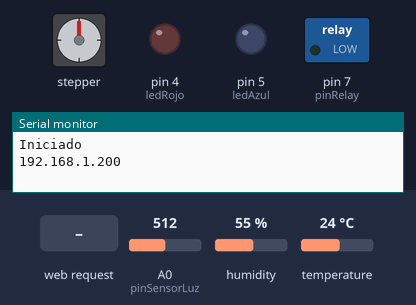
Simulated run of this sketch. Board: Arduino Uno, built with avr-gcc and run on an emulated ATmega328P. Shown: stepper motor, switched loads named in the sketch (green lamp = pin HIGH), output pins drawn as LEDs (lit = HIGH), the last lines printed to the serial monitor. The inputs (shaded band) are chosen by the test bench; at power-on: temperature 24 °C, A0 (pinSensorLuz) = 512, humidity 55 %. WiFi joins after 1.5 s; servers stay silent unless stated; stepper angles assume 200 steps per turn.

Above: at 1.2 s.
1.3 s: HTTP request GET /INICIAR_AUTO received
At 1.47 s:
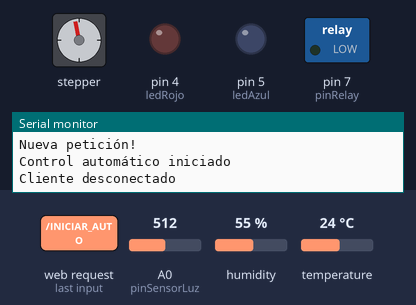
4.8 s: temperature set to 26 °C
At 9.21 s:
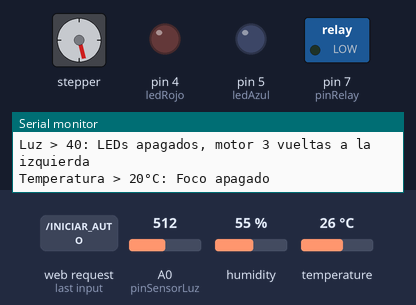
10.8 s: A0 (pinSensorLuz) set to 46
16.7 s: A0 (pinSensorLuz) set to 38
At 18.14 s:
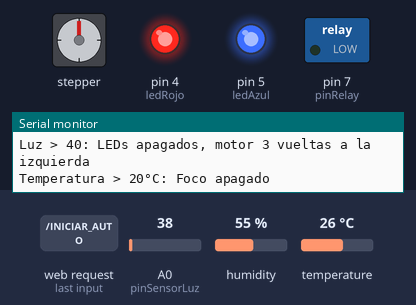
20.7 s: temperature set to 12 °C
At 23.75 s:
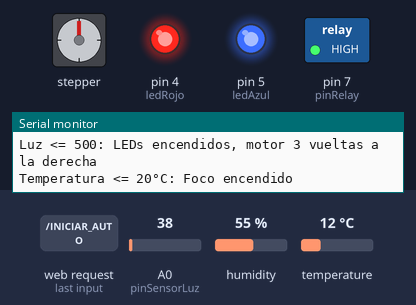
25.1 s: HTTP request GET /INICIAR_AUTO received
Timing chart, 0 to 30.4 s (numbered marks = the images above; inputs shaded):
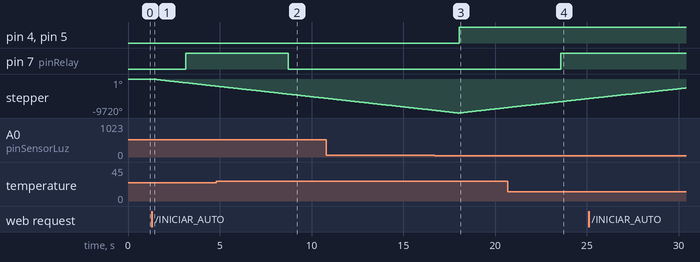

Measured:
- the behaviour switches between 24 and 25 °C on temperature (found by bisection; images 1 and 2)
- the behaviour switches between 41 and 40 on A0 (pinSensorLuz) (found by bisection; images 2 and 3)
- after the input at 1.3 s, pin 7 (pinRelay): LOW → HIGH after 1.8 s; stepper: keeps turning counter-clockwise at about 589°/s, starting at once
- after the input at 4.8 s, pin 7 (pinRelay): HIGH → LOW after 3.9 s
- after the input at 16.7 s, pin 4 (ledRojo), pin 5 (ledAzul): LOW → HIGH after 1.3 s
- after the input at 20.7 s, pin 7 (pinRelay): LOW → HIGH after 2.9 s

The sketch:

Proyecto_final.ino
```cpp
#include <SPI.h>
#include <Ethernet.h>
#include <DHT.h>
#include <Stepper.h>

// Dirección MAC e IP
byte MAC[] = {0xDE, 0xAD, 0xBE, 0xED, 0xAE, 0xAD};
IPAddress ip(192, 168, 1, 200);
EthernetServer server(80);

// Pines LED y Relay
const byte ledRojo = 4;
const byte ledAzul = 5;
const byte pinRelay = 7;

// Estado de LEDs y Relay
byte estadoLedRojo = 0;  // 0 = apagado, 1 = encendido
byte estadoLedAzul = 0;  // 0 = apagado, 1 = encendido
byte estadoRelay = 0;    // 0 = apagado, 1 = encendido
bool controlAutomatico = false; // Estado del control automático

// Sensor de luz KY-018
const int pinSensorLuz = A0;
const int umbralLuz = 40;
int valorSensorLuz = 0;

// Sensor DHT11
#define DHTPIN 6          // Pin digital para el DHT11
#define DHTTYPE DHT11     // Tipo de sensor
DHT dht(DHTPIN, DHTTYPE); // Inicializa sensor

// Configuración del motor paso a paso
const int pasosPorRevolucion = 200; // Cambia según tu motor
const int velocidadMotor = 100; // RPM
const byte IN1 = 8;
const byte IN2 = 9;
const byte IN3 = 10;
const byte IN4 = 11;
Stepper motor(pasosPorRevolucion, IN1, IN2, IN3, IN4);
int ultimoAngulo = 0;

// Constantes para textos (usar PROGMEM para ahorrar memoria)
const char HTTP_HEAD[] PROGMEM = "HTTP/1.1 200 OK\r\nContent-Type: text/html\r\nConnection: close\r\n\r\n";
const char HTML_HEAD[] PROGMEM = "<!DOCTYPE html><html><head><title>Control Arduino</title><style>body{font-family:Arial;margin:10px}h1{color:#333;font-size:18px}a{color:blue;margin:5px;display:inline-block}</style></head><body>";
const char HTML_END[] PROGMEM = "</body></html>";

void setup() {
  pinMode(ledRojo, OUTPUT);
  pinMode(ledAzul, OUTPUT);
  pinMode(pinRelay, OUTPUT);
  pinMode(pinSensorLuz, INPUT);

  // Inicializar apagado
  digitalWrite(ledRojo, LOW);
  digitalWrite(ledAzul, LOW);
  digitalWrite(pinRelay, LOW);

  Ethernet.begin(MAC, ip);
  server.begin();

  Serial.begin(9600);
  Serial.println(F("Iniciado"));
  Serial.println(Ethernet.localIP());

  dht.begin();  // Inicia el sensor
  motor.setSpeed(velocidadMotor); // Configura la velocidad del motor
}

// Función para enviar texto desde PROGMEM
void enviarTextoProgmem(EthernetClient &cliente, const char *texto) {
  char c;
  while ((c = pgm_read_byte(texto++))) {
    cliente.write(c);
  }
}

void loop() {
  EthernetClient cliente = server.available();

  // Leer sensor de luz
  valorSensorLuz = analogRead(pinSensorLuz);

  // Leer valores del sensor DHT
  float h = dht.readHumidity();
  float t = dht.readTemperature();

  // Control automático
  if (controlAutomatico) {
    // Condición para LEDs y motor basada en sensor de luz
    if (valorSensorLuz <= umbralLuz) {
      digitalWrite(ledRojo, HIGH);
      digitalWrite(ledAzul, HIGH);
      estadoLedRojo = 1;
      estadoLedAzul = 1;
      int pasos = 3 * pasosPorRevolucion; // 3 vueltas a la derecha
      motor.step(pasos);
      ultimoAngulo = 3 * 360;
      Serial.println(F("Luz <= 500: LEDs encendidos, motor 3 vueltas a la derecha"));
    } else {
      digitalWrite(ledRojo, LOW);
      digitalWrite(ledAzul, LOW);
      estadoLedRojo = 0;
      estadoLedAzul = 0;
      int pasos = -3 * pasosPorRevolucion; // 3 vueltas a la izquierda
      motor.step(pasos);
      ultimoAngulo = -3 * 360;
      Serial.println(F("Luz > 40: LEDs apagados, motor 3 vueltas a la izquierda"));
    }

    // Condición para el foco basada en temperatura
    if (t <= 24 && !isnan(t)) {
      digitalWrite(pinRelay, HIGH);
      estadoRelay = 1;
      Serial.println(F("Temperatura <= 20°C: Foco encendido"));
    } else if (t > 20 && !isnan(t)) {
      digitalWrite(pinRelay, LOW);
      estadoRelay = 0;
      Serial.println(F("Temperatura > 20°C: Foco apagado"));
    }
  }

  if (cliente) {
    Serial.println(F("Nueva petición!"));
    String peticion = "";
    boolean estadoActual = true;
    boolean finDeLinea = true;
    char c;

    while (cliente.connected()) {
      if (cliente.available()) {
        c = cliente.read();
        peticion += c;

        // Procesar petición cuando se detecte una línea en blanco
        if (c == '\n' && finDeLinea) {
          // Control automático
          if (peticion.indexOf(F("GET /INICIAR_AUTO")) >= 0) {
            controlAutomatico = true;
            Serial.println(F("Control automático iniciado"));
          } else if (peticion.indexOf(F("GET /TERMINAR_AUTO")) >= 0) {
            controlAutomatico = false;
            digitalWrite(ledRojo, LOW);
            digitalWrite(ledAzul, LOW);
            digitalWrite(pinRelay, LOW);
            estadoLedRojo = 0;
            estadoLedAzul = 0;
            estadoRelay = 0;
            Serial.println(F("Control automático terminado"));
          }

          // Enviar encabezado
          enviarTextoProgmem(cliente, HTTP_HEAD);
          enviarTextoProgmem(cliente, HTML_HEAD);

          // Estado LEDs
          cliente.println(F("<h1>ESTADO LEDs</h1>"));
          cliente.print(F("<p>LED ROJO: "));
          cliente.print(estadoLedRojo ? F("PRENDIDO") : F("APAGADO"));
          cliente.println(F("</p>"));
          cliente.print(F("<p>LED AZUL: "));
          cliente.print(estadoLedAzul ? F("PRENDIDO") : F("APAGADO"));
          cliente.println(F("</p>"));

          // Estado Foco
          cliente.println(F("<h1>ESTADO FOCO</h1>"));
          cliente.print(F("<p>RELAY: "));
          cliente.print(estadoRelay ? F("ENCENDIDO") : F("APAGADO"));
          cliente.println(F("</p>"));

          // Control Automático
          cliente.println(F("<h1>CONTROL AUTOMÁTICO</h1>"));
          cliente.println(F("<a href='/INICIAR_AUTO'>Iniciar Control Automático</a> | <a href='/TERMINAR_AUTO'>Terminar Control Automático</a>"));
          cliente.print(F("<p>Control Automático: "));
          cliente.print(controlAutomatico ? F("ACTIVADO") : F("DESACTIVADO"));
          cliente.println(F("</p>"));

          // MOTOR
          cliente.println(F("<h1>MOTOR PASO A PASO</h1>"));
          cliente.print(F("<p>Último movimiento: "));
          cliente.print(ultimoAngulo); // Corrección aquí
          cliente.println(F(" grados</p>"));

          // AMBIENTE
          cliente.println(F("<h1>MEDICIÓN AMBIENTE</h1>"));
          if (isnan(t) || isnan(h)) {
            cliente.println(F("<p>Error al leer el sensor</p>"));
          } else {
            cliente.print(F("<p>Temperatura: "));
            cliente.print(t);
            cliente.println(F(" °C</p>"));
            cliente.print(F("<p>Humedad: "));
            cliente.print(h);
            cliente.println(F(" %</p>"));
            cliente.print(F("<p>Luz: "));
            cliente.print(valorSensorLuz);
            cliente.println(F(" (Umbral: 500)</p>"));
          }

          enviarTextoProgmem(cliente, HTML_END);
          break;
        }

        if (c == '\n') {
          finDeLinea = true;
        } else if (c != '\r') {
          finDeLinea = false;
        }
      }
    }

    delay(5);
    cliente.stop();
    Serial.println(F("Cliente desconectado"));
  }
}
```
